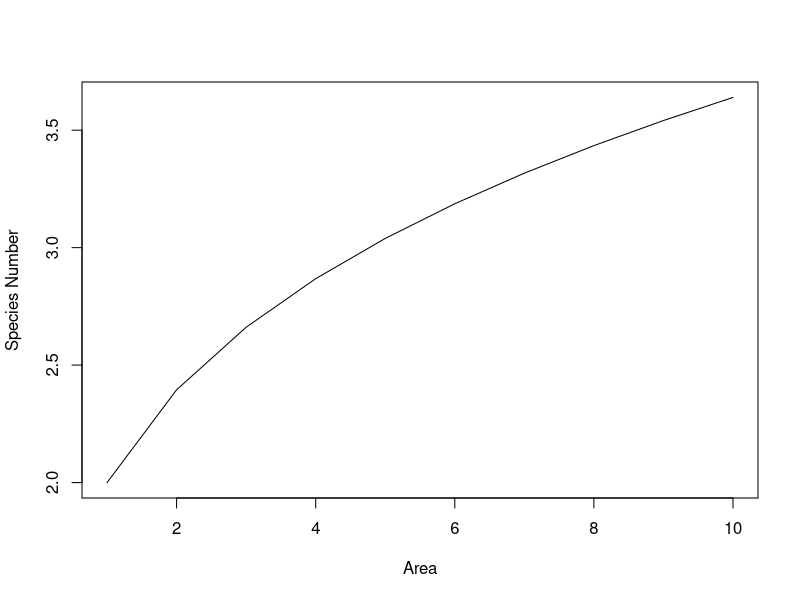
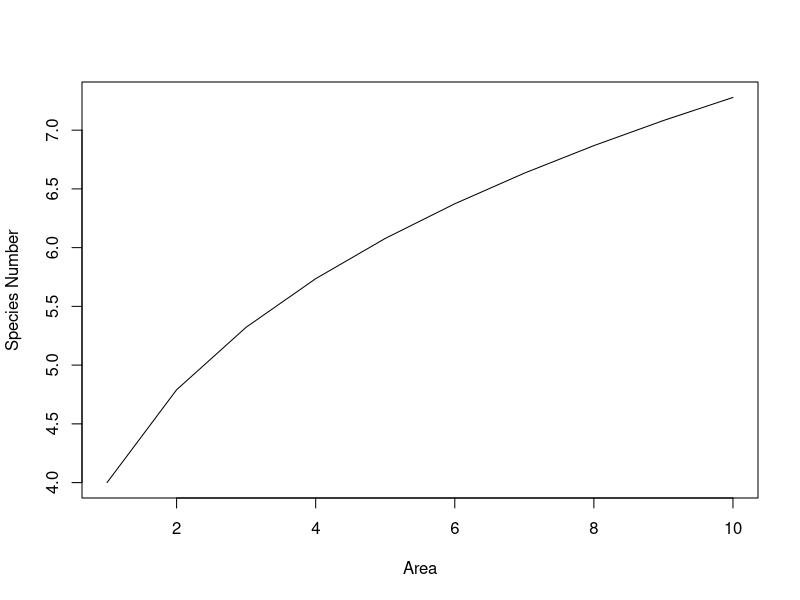
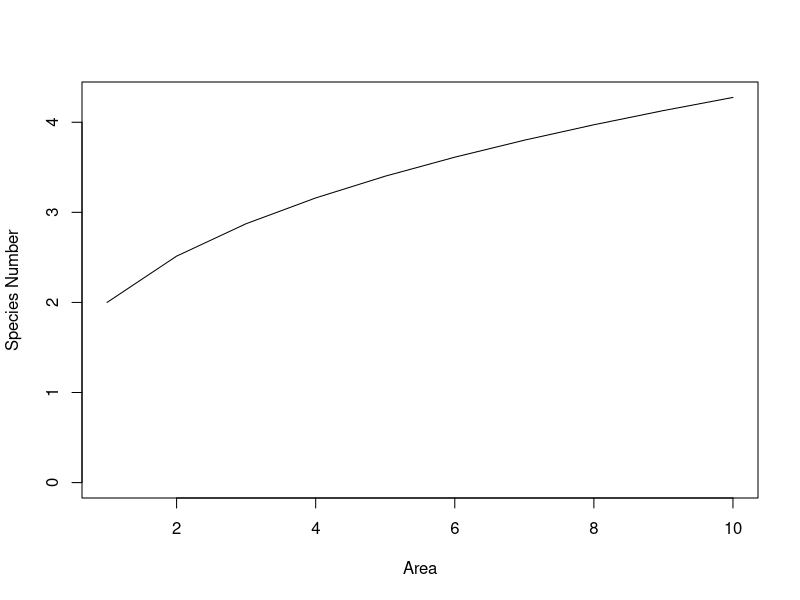
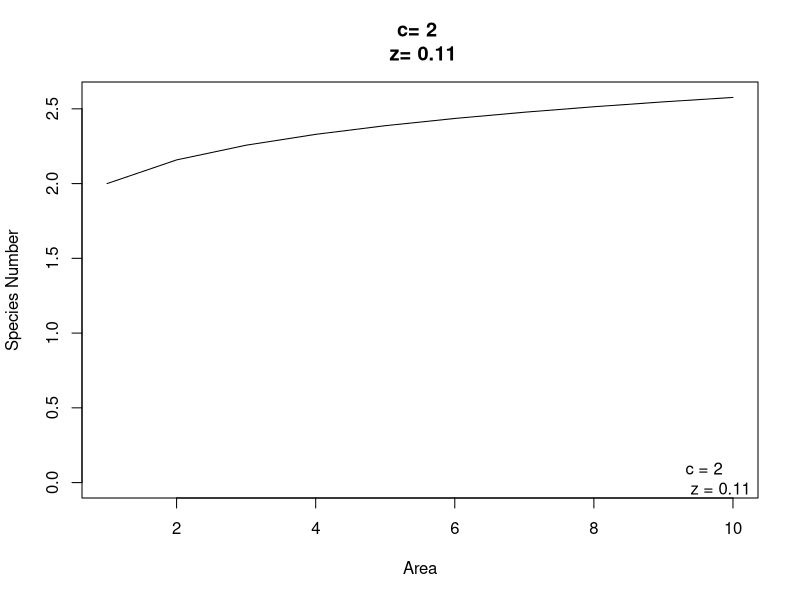
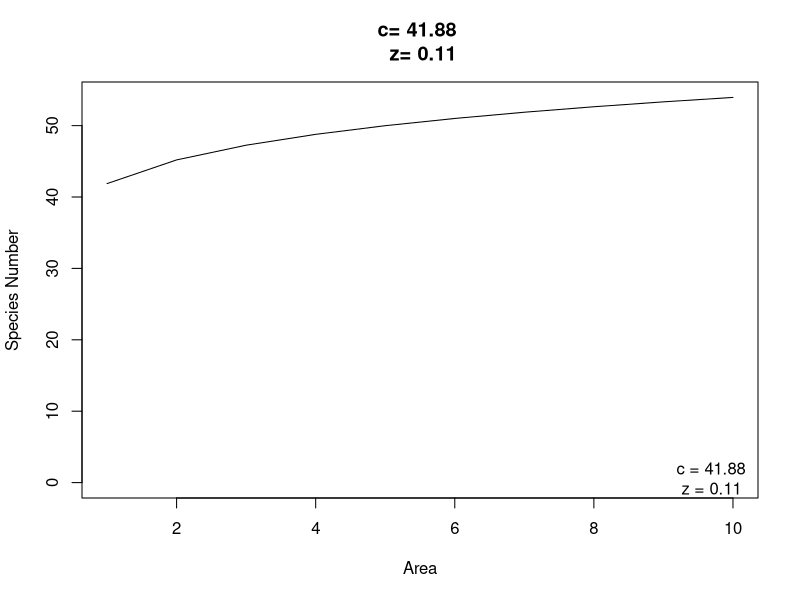
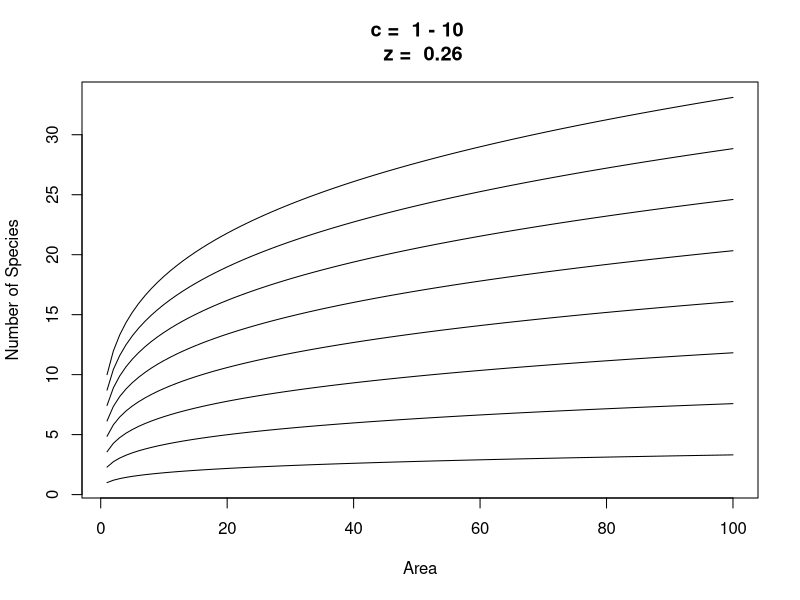
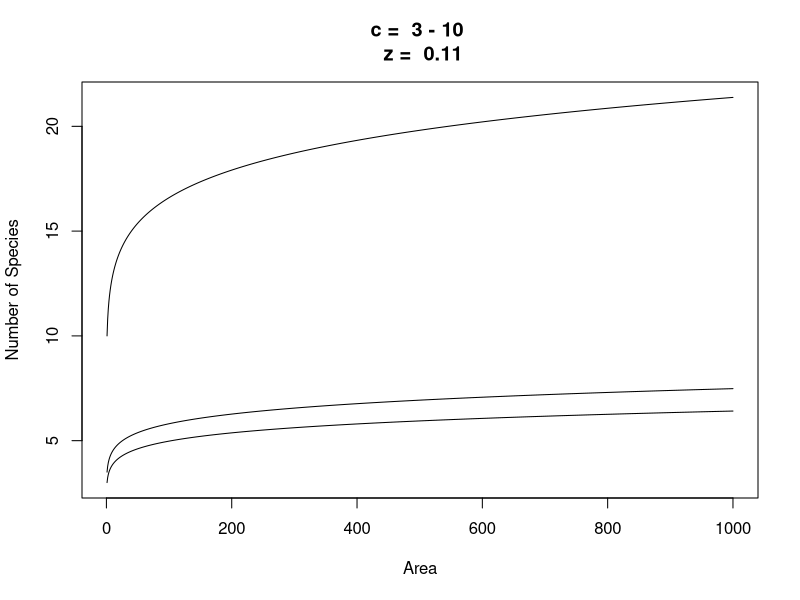
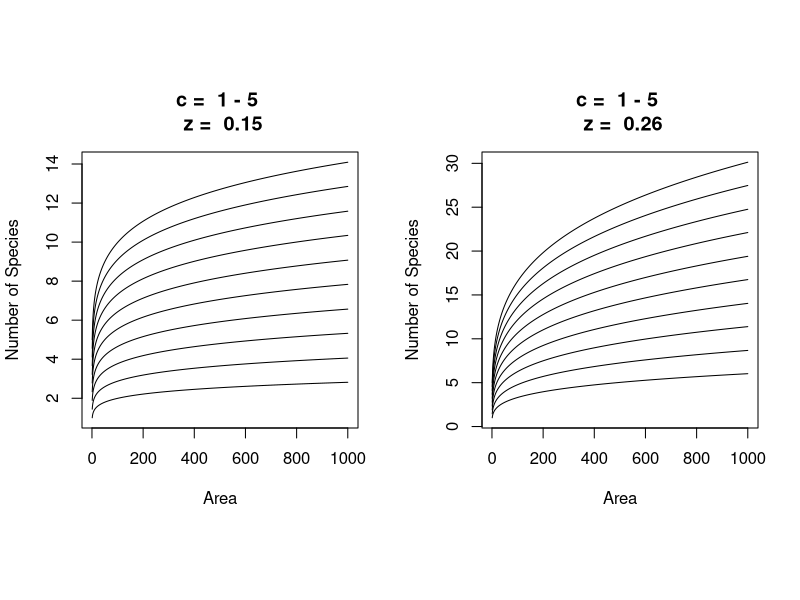

Here is the R script that generated these plots, in order:
# Exploring functions with plots
# 16 Feburary 2016
# NJG

# basic plotting function with inputs
# S = cA^z
# S = number of species (dependent variable)
# A = island or sample area (independent variable)
# c = parameter
# z = parameter

opar <- par()
Plot1 <- function(A=1:10, c=2,z=0.26) {
  S <- c*(A^z)
  plot(x=A,
       y=S,
       xlab="Area",
       ylab="Species Number",
       type="l")
}
Plot1()

# Use different levels of A
# Show linearity with small N
# is there an asymptote
Plot1(c=4)

# Give more informative limits for graph
Plot2 <- function(A=1:10, c=2,z=0.26) {
  S <- c*(A^z)
  plot(x=A,
       y=S,
       xlab="Area",
       ylab="Species Number",
       type="l",
       ylim=c(0,max(S)))
}
Plot2(z=0.33)

# Add a legend to show paramter values
# use main or use legend function
Plot3 <- function(A=1:10, c=2,z=0.26) {
  S <- c*(A^z)
  plot(x=A,
       y=S,
       xlab="Area",
       ylab="Species Number",
       type="l",
       ylim=c(0,max(S)),
       main=paste("c=",c,"\n", "z=",z))
  
  legend(x="bottomright", 
         legend= c(paste("c =",c,
                         "\n", 
                         "z =",z)),
                 bty="n")
}
Plot3(z=0.11)
# Add random starting values for realistic
# parameter ranges

Plot4 <- function(A=1:10, c=runif(1,min=0,max=50),z=runif(1,min=0,max=1.0)) {
  c <- round(c,2)
  z <- round(z,2)
  S <- c*(A^z)
  plot(x=A,
       y=S,
       xlab="Area",
       ylab="Species Number",
       type="l",
       ylim=c(0,max(S)),
       main=paste("c=",c,"\n", "z=",z))
  
  legend(x="bottomright", 
         legend= c(paste("c =",c,"\n", "z =",z)),
         bty="n")
}
Plot4()

# Plot a series of curves

Plot5 <- function(A=1:100, c=seq(1,10,length=8),z=0.26) {
  c <- round(c,2)
  z <- round(z,2)
  
# Create a matrix to hold the data
# i rows, with one row for each value of A
# j columns, one for each parameter combinatino of z and c
  m <- matrix(nrow=length(A),ncol=length(c))
  
# Fill the columns of the matrix for the curve
   v <- 1
  for (i in 1:length(c)) {
    S <- c[i]*A^z
    m[,i] <- S
  }
 matplot(x=A,y=m,type="l",
         xlab="Area",
         ylab="Number of Species",
         col="black",
         lty=1,
         # ylim=c(0,30),
         main=paste("c = ",min(c),"-",max(c),
                    "\n",
                    "z = ",z))
}
Plot5()
Plot5(A=1:1000,c=c(3,3.5,10),z=0.11)

# Using the function to change more than 1 parameter

par(mfrow=c(1,2),pty="s") # set graphics for 2 plots

myZ <- c(0.15, 0.26) # pick parameters for z

for (x in 1:2) {
  Plot5(A=1:1000, c=seq(1,5,length.out=10),z=myZ[x])
}
par(opar)
  
# Add some control over the y axis range
Plot5a <- function(A=1:100, c=seq(1,10,length=8),z=0.26,myY=c(0,100)) {
  c <- round(c,2)
  z <- round(z,2)
  
# Create a matrix to hold the data
# i rows, with one row for each value of A
# j columns, one for each parameter combinatino of z and c
  m <- matrix(nrow=length(A),ncol=length(c))
  
# Fill the columns of the matrix for the curve
   v <- 1
  for (i in 1:length(c)) {
    S <- c[i]*A^z
    m[,i] <- S
  }
 matplot(x=A,y=m,type="l",
         xlab="Area",
         ylab="Number of Species",
         col="black",
         lty=1,
         ylim=myY, # insert the ylimit here
         main=paste("c = ",min(c),"-",max(c),
                    "\n",
                    "z = ",z))
}
par(mfrow=c(2,2))
myZ <- c(0.12, 0.14, 0.20, 0.26)
for (i in 1:length(myZ)){
  Plot5a(A=1:1000,c=seq(1,10,length=6),z=myZ[i],myY=c(0,62))
}
par(opar)
# Redo function to create all parameter combinations first


Plot6 <- function(A=1:100, c=seq(1,10,length=8),z=c(0.15,0.26)) {
  c <- round(c,2)
  z <- round(z,2)
  
# Create a matrix to hold the data
# i rows, with one row for each value of A
# j columns, one for each parameter combinatino of z and c
  m <- matrix(nrow=length(A),ncol=length(c)*length(z))
  myCols <- rep(c("blue","red"), length(c))
  
# Fill the columns of the matrix for the curve
   v <- 1
  for (i in 1:length(c)) {
    for (j in 1:length(z)) {
    S <- c[i]*A^z[j]
    m[,v] <- S
    v <- v + 1
    }
  }
 matplot(x=A,y=m,type="l",
         xlab="Area",
         ylab="Number of Species",
         col=myCols,
         lty=1,
         lwd=2,
         main=paste("c = ",min(c),"-",max(c),
                    "\n",
                    "z = ",min(z),"-",max(z)))
                         
}
Plot6()
Plot6(z=.4)
